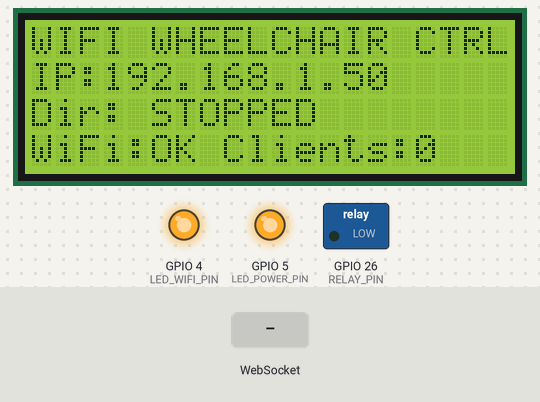
Bench run of a program on a simulated ESP32. Parts: 20×4 character LCD, switched loads named in the program (green lamp = pin HIGH), output pins drawn as LEDs (lit = HIGH). The inputs (shaded band) are chosen by the test bench. WiFi joins after 1.5 s; servers stay silent unless stated; what the program prints to the serial monitor is not drawn.

Above: at 2.9 s.
3.0 s: WebSocket text "F" received
At 3.45 s:
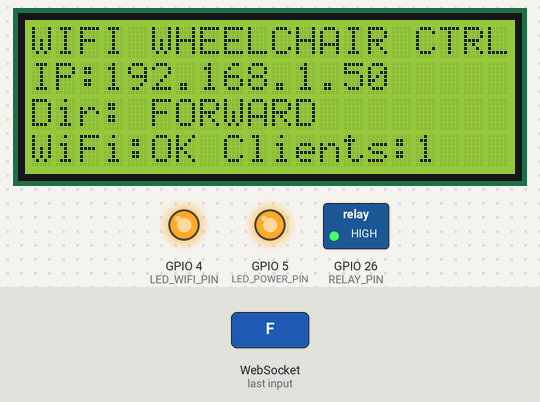
5.0 s: WebSocket text "L" received
At 5.5 s:
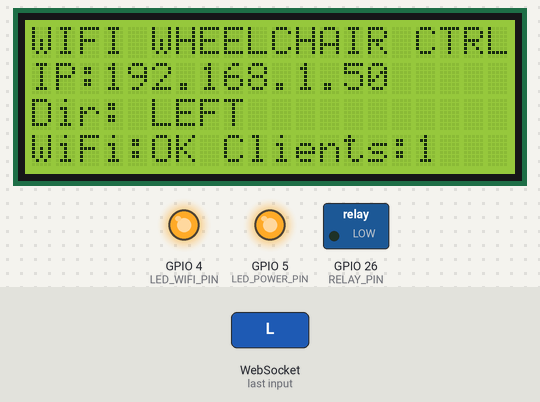
7.0 s: WebSocket text "R" received
At 7.26 s:
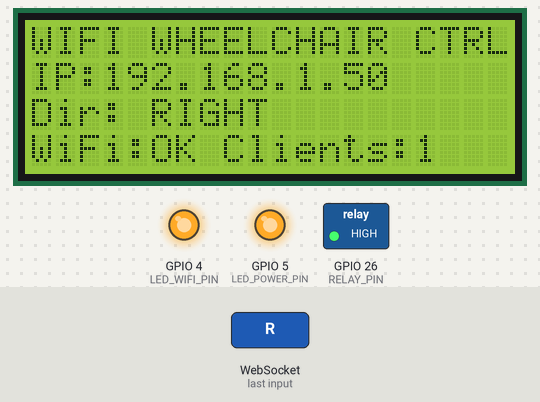
Timing chart, 0 to 10.0 s (numbered marks = the images above; inputs shaded):
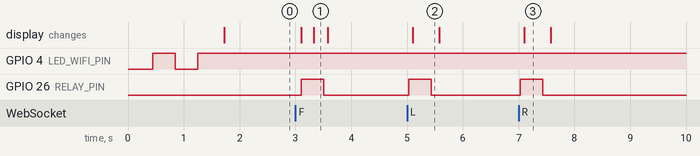

The program:

main.cpp
```cpp
#include <Arduino.h>
#include <WiFi.h>
#include <ESPmDNS.h>
#include <Wire.h>
#include <LiquidCrystal_I2C.h>
#include <ESPAsyncWebServer.h>

// ---------------------------------------------------------------------------
// Project: WiFi Controlled Electric Wheelchair
// ---------------------------------------------------------------------------
static const char *PROJECT_NAME = "WiFi Controlled Electric Wheelchair";

// ---------------------------------------------------------------------------
// Wi-Fi credentials
// ---------------------------------------------------------------------------
static const char *WIFI_SSID = "junior";
static const char *WIFI_PASSWORD = "junior123";
static const char *MDNS_HOSTNAME = "wheelchair"; // open http://wheelchair.local

// ---------------------------------------------------------------------------
// LCD 20x4 (I2C). Change the address to 0x3F if 0x27 shows a blank screen.
// 21/22 are the standard I2C pins on classic ESP32 dev boards.
// ---------------------------------------------------------------------------
#define LCD_I2C_ADDRESS 0x27
#define LCD_SDA_PIN 21
#define LCD_SCL_PIN 22
LiquidCrystal_I2C lcd(LCD_I2C_ADDRESS, 20, 4);

// ---------------------------------------------------------------------------
// Status LEDs
//  - LED_WIFI_PIN   : OFF while searching for WiFi, blinking while trying to
//                     connect, solid ON once connected.
//  - LED_POWER_PIN  : solid ON once the board has booted and the LCD (I2C)
//                     is up and running - a simple "system alive" indicator.
// ---------------------------------------------------------------------------
#define LED_WIFI_PIN 4
#define LED_POWER_PIN 5
#define LED_WIFI_BLINK_MS 400

// ---------------------------------------------------------------------------
// Motor control: single relay switching the high-current motor circuit
// on/off (no H-bridge / no PWM speed or direction control).
//   - Relay coil control input -> RELAY_PIN
//   - Relay COM/NO contacts wired in series with the motor's battery feed
//   - RELAY_ACTIVE_LOW: most cheap 1-channel relay modules energize the
//     relay (turn the motor ON) when the input pin is driven LOW. If your
//     motor turns ON when it should be OFF (and vice versa), flip this.
// ---------------------------------------------------------------------------
#define RELAY_PIN 26
#define RELAY_ACTIVE_LOW false

static inline void relayWrite(bool on) {
	digitalWrite(RELAY_PIN, (on == RELAY_ACTIVE_LOW) ? LOW : HIGH);
}

// If no movement command is received for this long while moving, stop.
#define COMMAND_TIMEOUT_MS 400
// LCD is refreshed at most this often so it never blocks motor control.
#define LCD_REFRESH_MS 250

// ---------------------------------------------------------------------------
enum Direction { STOPPED,
				 FORWARD,
				 LEFT,
				 RIGHT };

Direction currentDirection = STOPPED;
unsigned long lastCommandMillis = 0;
unsigned long lastLcdUpdateMillis = 0;
unsigned long lastWifiBlinkMillis = 0;
bool wifiLedState = false;
bool wifiConnected = false;

AsyncWebServer server(80);
AsyncWebSocket ws("/ws");

// ---------------------------------------------------------------------------
// Motor control
// ---------------------------------------------------------------------------
void stopMotors() {
	relayWrite(false);
}

// TEMPORARY (single-motor stage): the relay only switches the motor
// current on/off, so there is no reverse and no independent left/right
// drive. FORWARD/LEFT/RIGHT all just close the relay (motor ON) - they
// keep separate names for LCD/web display, but move the chair
// identically. BACK is not wired to the motor at all; it just reports
// that reverse is blocked. Revisit once a real direction-capable driver
// is in place.
void driveForward() {
	Serial.println("[DEBUG] driveForward() called");
	relayWrite(true);
	Serial.println("[DEBUG] relay ON");
}

const char *directionName(Direction d) {
	switch (d) {
		case FORWARD: return "FORWARD";
		case LEFT: return "LEFT";
		case RIGHT: return "RIGHT";
		default: return "STOPPED";
	}
}

void setDirection(Direction d) {
	if (d != currentDirection) {
		currentDirection = d;
		switch (d) {
			case FORWARD:
			case LEFT:
			case RIGHT:
				driveForward();
				break;
			default:
				stopMotors();
				break;
		}
		ws.textAll(directionName(currentDirection));
	}
	lastCommandMillis = millis();
}

// ---------------------------------------------------------------------------
// LCD status - the title (row 0) and IP address (row 1) are considered
// permanent: once WiFi connects, the IP is written once and is never
// cleared or overwritten by any other status update.
// ---------------------------------------------------------------------------
void updateLcd(bool force = false) {
	unsigned long now = millis();
	if (!force && now - lastLcdUpdateMillis < LCD_REFRESH_MS) return;
	lastLcdUpdateMillis = now;

	lcd.setCursor(0, 0);
	lcd.print("WIFI WHEELCHAIR CTRL");

	lcd.setCursor(0, 1);
	if (wifiConnected) {
		String line = "IP:" + WiFi.localIP().toString();
		while (line.length() < 20) line += ' ';
		lcd.print(line);
	} else {
		lcd.print("WiFi: connecting...  ");
	}

	lcd.setCursor(0, 2);
	{
		String line = String("Dir: ") + directionName(currentDirection);
		while (line.length() < 20) line += ' ';
		lcd.print(line);
	}

	lcd.setCursor(0, 3);
	{
		String line = String("WiFi:") + (wifiConnected ? "OK" : "NO") + " Clients:" + String(ws.count());
		while (line.length() < 20) line += ' ';
		lcd.print(line);
	}
}

// ---------------------------------------------------------------------------
// Status LEDs
// ---------------------------------------------------------------------------
void updateWifiLed() {
	if (wifiConnected) {
		digitalWrite(LED_WIFI_PIN, HIGH);
		return;
	}
	unsigned long now = millis();
	if (now - lastWifiBlinkMillis >= LED_WIFI_BLINK_MS) {
		lastWifiBlinkMillis = now;
		wifiLedState = !wifiLedState;
		digitalWrite(LED_WIFI_PIN, wifiLedState ? HIGH : LOW);
	}
}

// ---------------------------------------------------------------------------
// Web page (self-contained, no internet/CDN needed).
// Responsive layout: scales cleanly from small phones up to tablets/desktop
// browsers using viewport units + clamp(), and respects notch safe areas.
// ---------------------------------------------------------------------------
const char INDEX_HTML[] PROGMEM = R"HTML(
<!DOCTYPE html>
<html lang="en">
<head>
<meta charset="UTF-8">
<meta name="viewport" content="width=device-width, initial-scale=1, maximum-scale=1, user-scalable=no, viewport-fit=cover">
<title>WiFi Controlled Electric Wheelchair</title>
<style>
  :root { color-scheme: dark; }
  * { box-sizing: border-box; -webkit-tap-highlight-color: transparent; }
  html, body { height: 100%; }
  body {
    margin: 0; min-height: 100vh; display: flex; flex-direction: column;
    align-items: center; justify-content: center; gap: clamp(12px, 3vh, 24px);
    padding: env(safe-area-inset-top) env(safe-area-inset-right) env(safe-area-inset-bottom) env(safe-area-inset-left);
    background: radial-gradient(circle at 50% -10%, #182233 0%, #0b0e13 60%);
    color: #eaeef2;
    font-family: system-ui, -apple-system, "Segoe UI", Roboto, sans-serif;
    user-select: none; touch-action: manipulation;
  }
  .card {
    width: min(94vw, 460px);
    display: flex; flex-direction: column; align-items: center;
    gap: clamp(10px, 2.4vh, 20px);
    padding: clamp(16px, 3vh, 28px) clamp(14px, 4vw, 28px);
    background: #131822; border: 1px solid #232c3a; border-radius: 22px;
    box-shadow: 0 16px 40px rgba(0,0,0,.45);
  }
  .brand { display: flex; flex-direction: column; align-items: center; gap: 4px; }
  .brand .logo { font-size: clamp(1.6rem, 6vw, 2.1rem); }
  h1 {
    font-size: clamp(.95rem, 3.4vw, 1.25rem); margin: 0; text-align: center;
    color: #8fb8ff; letter-spacing: .04em; font-weight: 700;
  }
  .subtitle { font-size: clamp(.65rem, 2.4vw, .78rem); color: #6b7684; letter-spacing: .12em; text-transform: uppercase; }
  #status {
    padding: 6px 16px; border-radius: 999px; font-weight: 600; font-size: clamp(.75rem, 2.6vw, .9rem);
    background: #3a1414; color: #ff8a8a; border: 1px solid #6b1f1f;
    display: flex; align-items: center; gap: 8px;
  }
  #status::before { content: ""; width: 8px; height: 8px; border-radius: 50%; background: currentColor; }
  #status.connected { background: #123a1c; color: #7be08c; border-color: #1f6b34; }
  #action {
    font-size: clamp(1.2rem, 5vw, 1.7rem); font-weight: 800; letter-spacing: .1em;
    min-height: 2.2rem; color: #fff;
  }
  .pad {
    display: grid;
    grid-template-columns: repeat(3, minmax(72px, 110px));
    grid-template-rows: repeat(3, minmax(72px, 110px));
    gap: clamp(10px, 2.6vw, 16px);
    width: 100%;
    justify-content: center;
  }
  button {
    border: none; border-radius: 18px; font-size: clamp(.85rem, 3vw, 1.05rem); font-weight: 700;
    color: #fff; background: #1c2530; box-shadow: 0 4px 0 #0a0d11;
    cursor: pointer; display: flex; align-items: center; justify-content: center;
    gap: 6px; transition: transform .05s ease;
  }
  button:active { transform: translateY(3px); box-shadow: none; }
  #btnForward { grid-column: 2; grid-row: 1; background: #1e5fa8; }
  #btnLeft    { grid-column: 1; grid-row: 2; background: #1e5fa8; }
  #btnRight   { grid-column: 3; grid-row: 2; background: #1e5fa8; }
  #btnStop    { grid-column: 2; grid-row: 2; background: #a81e1e; }
  #btnBack    { grid-column: 2; grid-row: 3; background: #7a3a12; }
  button:disabled { opacity: .35; box-shadow: none; }
  #hint { font-size: clamp(.6rem, 2.2vw, .75rem); color: #6b7684; max-width: 280px; text-align: center; }
  footer { font-size: .65rem; color: #414b59; letter-spacing: .06em; }
  .clock {
    display: flex; flex-direction: column; align-items: center; gap: 2px;
    padding: 6px 18px; border-radius: 14px; background: #0e1420; border: 1px solid #202939;
  }
  .clock .time { font-size: clamp(1.1rem, 4vw, 1.5rem); font-weight: 700; color: #eaeef2; font-variant-numeric: tabular-nums; }
  .clock .date { font-size: clamp(.65rem, 2.2vw, .78rem); color: #7a8697; }
  .voice-wrap { display: flex; flex-direction: column; align-items: center; gap: 6px; width: 100%; }
  #btnVoice {
    width: 100%; max-width: 260px; height: 48px; border-radius: 14px;
    background: #23324a; box-shadow: 0 4px 0 #0a0d11; font-size: clamp(.8rem, 2.8vw, .95rem);
  }
  #btnVoice.listening { background: #1f6b34; animation: pulse 1.2s ease-in-out infinite; }
  @keyframes pulse { 0%, 100% { opacity: 1; } 50% { opacity: .7; } }
  #voiceStatus { font-size: clamp(.6rem, 2.2vw, .75rem); color: #6b7684; min-height: 1em; text-align: center; }

  @media (min-width: 720px) {
    .card { width: 460px; }
  }
</style>
</head>
<body>
  <div class="card">
    <div class="brand">
      <div class="logo">&#9877;&#65039;</div>
      <h1>WIFI CONTROLLED<br>ELECTRIC WHEELCHAIR</h1>
      <div class="subtitle">Remote Control Panel</div>
    </div>
    <div class="clock">
      <div class="time" id="clockTime">--:--:--</div>
      <div class="date" id="clockDate">-- --- ----</div>
    </div>
    <div id="status">Connecting...</div>
    <div id="action">STOPPED</div>
    <div class="pad">
      <button id="btnForward">&#9650; FWD</button>
      <button id="btnLeft">&#9664; LEFT</button>
      <button id="btnStop">STOP</button>
      <button id="btnRight">&#9654; RIGHT</button>
      <button id="btnBack">&#9660; BACK</button>
    </div>
    <div class="voice-wrap">
      <button id="btnVoice">&#127908; Amri kwa Sauti (Voice)</button>
      <div id="voiceStatus">Sema: "mbele", "kushoto", "kulia", "nyuma", "simama"</div>
    </div>
    <div id="hint">Press and hold a direction to move. Release to stop.</div>
    <footer>Wheelchair Control System</footer>
  </div>

<script>
const statusEl = document.getElementById('status');
const actionEl = document.getElementById('action');
const buttons = [...document.querySelectorAll('.pad button')];
let ws = null;
let holdTimer = null;

function setConnected(ok) {
  statusEl.textContent = ok ? 'Connected' : 'Disconnected';
  statusEl.className = ok ? 'connected' : '';
  buttons.forEach(b => b.disabled = !ok);
  if (!ok) actionEl.textContent = 'STOPPED';
}

function send(cmd) {
  if (ws && ws.readyState === WebSocket.OPEN) ws.send(cmd);
}

function startMoving(cmd) {
  send(cmd);
  clearInterval(holdTimer);
  holdTimer = setInterval(() => send(cmd), 150);
}

function forceStop() {
  clearInterval(holdTimer);
  holdTimer = null;
  send('S');
}

function bindHold(el, cmd) {
  const start = (e) => {
    e.preventDefault();
    startMoving(cmd);
  };
  el.addEventListener('pointerdown', start);
  el.addEventListener('pointerup', forceStop);
  el.addEventListener('pointerleave', forceStop);
  el.addEventListener('pointercancel', forceStop);
}

bindHold(document.getElementById('btnForward'), 'F');
bindHold(document.getElementById('btnLeft'), 'L');
bindHold(document.getElementById('btnRight'), 'R');
document.getElementById('btnStop').addEventListener('pointerdown', forceStop);
document.getElementById('btnBack').addEventListener('pointerdown', (e) => { e.preventDefault(); send('B'); });

document.addEventListener('visibilitychange', () => { if (document.hidden) forceStop(); });
window.addEventListener('blur', forceStop);

const BACK_BLOCKED_MSG = 'Marufuku! Wheelchair haiwezi kwenda nyuma. Angalia manual move.';

function connect() {
  ws = new WebSocket(`ws://${location.host}/ws`);
  ws.onopen = () => setConnected(true);
  ws.onclose = () => { setConnected(false); setTimeout(connect, 1000); };
  ws.onerror = () => ws.close();
  ws.onmessage = (evt) => {
    if (evt.data === 'BACK_BLOCKED') {
      actionEl.textContent = 'NYUMA: MARUFUKU';
      speak(BACK_BLOCKED_MSG);
      return;
    }
    actionEl.textContent = evt.data;
    speakSwahili(evt.data);
  };
}
connect();

// ---------------------------------------------------------------------------
// Live clock (device local time/date) - updates every second.
// ---------------------------------------------------------------------------
const clockTimeEl = document.getElementById('clockTime');
const clockDateEl = document.getElementById('clockDate');
function tickClock() {
  const now = new Date();
  clockTimeEl.textContent = now.toLocaleTimeString([], { hour: '2-digit', minute: '2-digit', second: '2-digit' });
  clockDateEl.textContent = now.toLocaleDateString([], { weekday: 'short', year: 'numeric', month: 'short', day: '2-digit' });
}
tickClock();
setInterval(tickClock, 1000);

// ---------------------------------------------------------------------------
// Swahili voice control + spoken feedback.
// ---------------------------------------------------------------------------
const SWAHILI_WORDS = {
  STOPPED: 'Simama', FORWARD: 'Mbele', LEFT: 'Kushoto', RIGHT: 'Kulia'
};
function speak(text) {
  if (!('speechSynthesis' in window)) return;
  const utter = new SpeechSynthesisUtterance(text);
  utter.lang = 'sw-KE';
  speechSynthesis.cancel();
  speechSynthesis.speak(utter);
}
function speakSwahili(actionWord) {
  speak(SWAHILI_WORDS[actionWord] || actionWord);
}

const btnVoice = document.getElementById('btnVoice');
const voiceStatusEl = document.getElementById('voiceStatus');
const SpeechRecognitionImpl = window.SpeechRecognition || window.webkitSpeechRecognition;
let recognition = null;
let voiceOn = false;

if (!SpeechRecognitionImpl) {
  voiceStatusEl.textContent = 'Voice control haipatikani kwenye kivinjari hiki (browser not supported)';
  btnVoice.disabled = true;
} else {
  recognition = new SpeechRecognitionImpl();
  recognition.lang = 'sw-TZ';
  recognition.continuous = true;
  recognition.interimResults = false;

  recognition.onresult = (event) => {
    const last = event.results[event.results.length - 1];
    const transcript = last[0].transcript.toLowerCase();
    if (transcript.includes('mbele')) startMoving('F');
    else if (transcript.includes('kushoto')) startMoving('L');
    else if (transcript.includes('kulia')) startMoving('R');
    else if (transcript.includes('nyuma') || transcript.includes('rudi')) send('B');
    else if (transcript.includes('simama') || transcript.includes('acha')) forceStop();
  };
  recognition.onerror = () => { /* keep listening; onend will attempt restart */ };
  recognition.onend = () => { if (voiceOn) { try { recognition.start(); } catch (e) {} } };

  btnVoice.addEventListener('click', () => {
    voiceOn = !voiceOn;
    btnVoice.classList.toggle('listening', voiceOn);
    if (voiceOn) {
      voiceStatusEl.textContent = 'Sikiliza... sema "mbele", "kushoto", "kulia", "nyuma", "simama"';
      try { recognition.start(); } catch (e) {}
    } else {
      voiceStatusEl.textContent = 'Sema: "mbele", "kushoto", "kulia", "nyuma", "simama"';
      recognition.stop();
      forceStop();
    }
  });
}
</script>
</body>
</html>
)HTML";

// ---------------------------------------------------------------------------
// WebSocket handling
// ---------------------------------------------------------------------------
void onWsEvent(AsyncWebSocket *server, AsyncWebSocketClient *client, AwsEventType type, void *arg, uint8_t *data, size_t len) {
	switch (type) {
		case WS_EVT_CONNECT:
			Serial.printf("WS client #%u connected\n", client->id());
			setDirection(STOPPED);
			updateLcd(true);
			break;
		case WS_EVT_DISCONNECT:
			Serial.printf("WS client #%u disconnected\n", client->id());
			setDirection(STOPPED); // safety: stop the moment control is lost
			updateLcd(true);
			break;
		case WS_EVT_DATA: {
			if (len < 1) break;
			char cmd = (char)data[0];
			Serial.printf("[DEBUG] WS cmd received: '%c' (len=%u)\n", cmd, (unsigned)len);
			switch (cmd) {
				case 'F': setDirection(FORWARD); break;
				case 'L': setDirection(LEFT); break;
				case 'R': setDirection(RIGHT); break;
				case 'S': setDirection(STOPPED); break;
				case 'B':
					// Reverse is not available on this hardware - refuse and
					// warn instead of touching the motor.
					Serial.println("[DEBUG] BACK requested - blocked (no reverse)");
					client->text("BACK_BLOCKED");
					break;
				default: break;
			}
			break;
		}
		default:
			break;
	}
}

// ---------------------------------------------------------------------------
void setup() {
	Serial.begin(115200);

	pinMode(RELAY_PIN, OUTPUT);
	stopMotors(); // motor must start stopped

	pinMode(LED_WIFI_PIN, OUTPUT);
	pinMode(LED_POWER_PIN, OUTPUT);
	digitalWrite(LED_WIFI_PIN, LOW);
	digitalWrite(LED_POWER_PIN, LOW);

	Wire.begin(LCD_SDA_PIN, LCD_SCL_PIN);
	lcd.init();
	lcd.backlight();
	lcd.clear();
	digitalWrite(LED_POWER_PIN, HIGH); // system + LCD (I2C) alive
	updateLcd(true);

	WiFi.mode(WIFI_STA);
	WiFi.begin(WIFI_SSID, WIFI_PASSWORD);
	Serial.printf("Connecting to WiFi \"%s\"...\n", WIFI_SSID);

	unsigned long wifiStart = millis();
	while (WiFi.status() != WL_CONNECTED && millis() - wifiStart < 20000) {
		updateWifiLed();
		delay(50);
		Serial.print(".");
	}

	if (WiFi.status() == WL_CONNECTED) {
		wifiConnected = true;
		digitalWrite(LED_WIFI_PIN, HIGH);
		Serial.printf("\nWiFi connected, IP: %s\n", WiFi.localIP().toString().c_str());
		if (MDNS.begin(MDNS_HOSTNAME)) {
			Serial.printf("mDNS ready: http://%s.local\n", MDNS_HOSTNAME);
		}
	} else {
		Serial.println("\nWiFi FAILED to connect - check SSID/password.");
	}
	updateLcd(true);

	ws.onEvent(onWsEvent);
	server.addHandler(&ws);

	server.on("/", HTTP_GET, [](AsyncWebServerRequest *request) {
		request->send_P(200, "text/html", INDEX_HTML);
	});

	server.begin();
	Serial.printf("%s ready.\n", PROJECT_NAME);
}

void loop() {
	ws.cleanupClients();

	// Safety watchdog: no fresh command while moving -> stop.
	if (currentDirection != STOPPED && millis() - lastCommandMillis > COMMAND_TIMEOUT_MS) {
		Serial.println("Command timeout - stopping motors.");
		setDirection(STOPPED);
	}

	updateWifiLed();
	updateLcd();
}
```

Measured:
- after the input at 3.0 s, GPIO 26 (RELAY_PIN): LOW → HIGH after 0.10 s, → LOW 0.40 s later; the display: first changes after 0.11 s (image 1 shows a later state)
- after the input at 5.0 s, GPIO 26 (RELAY_PIN): LOW → HIGH at once, → LOW 0.40 s later; the display: changes after 0.11 s (image 2)
- after the input at 7.0 s, GPIO 26 (RELAY_PIN): LOW → HIGH at once, → LOW 0.40 s later; the display: changes after 0.11 s (image 3)
- what the display in image 2 shows lasts 0.5 s, from 5.1 s to 5.6 s
